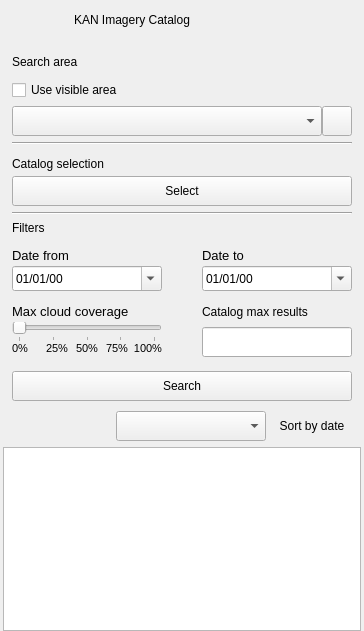
<?xml version='1.0' encoding='UTF-8'?>
<ui version="4.0">
 <class>KANImageryCatalogDock</class>
 <widget class="QDockWidget" name="KANImageryCatalogDock">
  <property name="geometry">
   <rect>
    <x>0</x>
    <y>0</y>
    <width>364</width>
    <height>631</height>
   </rect>
  </property>
  <property name="minimumSize">
   <size>
    <width>364</width>
    <height>631</height>
   </size>
  </property>
  <property name="maximumSize">
   <size>
    <width>500</width>
    <height>524287</height>
   </size>
  </property>
  <property name="windowTitle">
   <string>KAN Imagery Catalog</string>
  </property>
  <widget class="QWidget" name="dockWidgetContents">
   <layout class="QVBoxLayout" name="verticalLayout" stretch="0,1">
    <property name="spacing">
     <number>0</number>
    </property>
    <property name="leftMargin">
     <number>3</number>
    </property>
    <property name="topMargin">
     <number>0</number>
    </property>
    <property name="rightMargin">
     <number>3</number>
    </property>
    <property name="bottomMargin">
     <number>0</number>
    </property>
    <item>
     <widget class="QFrame" name="frame_header">
      <property name="minimumSize">
       <size>
        <width>0</width>
        <height>40</height>
       </size>
      </property>
      <property name="maximumSize">
       <size>
        <width>16777215</width>
        <height>40</height>
       </size>
      </property>
      <property name="frameShape">
       <enum>QFrame::NoFrame</enum>
      </property>
      <property name="frameShadow">
       <enum>QFrame::Raised</enum>
      </property>
      <layout class="QHBoxLayout" name="horizontalLayout_2">
       <item>
        <widget class="QLabel" name="lbl_logo">
         <property name="minimumSize">
          <size>
           <width>25</width>
           <height>25</height>
          </size>
         </property>
         <property name="maximumSize">
          <size>
           <width>25</width>
           <height>25</height>
          </size>
         </property>
         <property name="text">
          <string />
         </property>
        </widget>
       </item>
       <item>
        <widget class="QLabel" name="lbl_spinner">
         <property name="minimumSize">
          <size>
           <width>25</width>
           <height>25</height>
          </size>
         </property>
         <property name="maximumSize">
          <size>
           <width>25</width>
           <height>25</height>
          </size>
         </property>
         <property name="text">
          <string />
         </property>
        </widget>
       </item>
       <item>
        <widget class="QLabel" name="lbl_app_title">
         <property name="text">
          <string notr="true">KAN Imagery Catalog</string>
         </property>
        </widget>
       </item>
       <item>
        <widget class="QPushButton" name="btn_settings">
         <property name="minimumSize">
          <size>
           <width>25</width>
           <height>25</height>
          </size>
         </property>
         <property name="maximumSize">
          <size>
           <width>25</width>
           <height>25</height>
          </size>
         </property>
         <property name="text">
          <string />
         </property>
         <property name="icon">
          <iconset resource="resources.qrc">
           <normaloff>:/resources/icons/settings.svg</normaloff>:/resources/icons/settings.svg</iconset>
         </property>
         <property name="iconSize">
          <size>
           <width>20</width>
           <height>20</height>
          </size>
         </property>
         <property name="flat">
          <bool>true</bool>
         </property>
        </widget>
       </item>
      </layout>
     </widget>
    </item>
    <item>
     <widget class="QFrame" name="frame_catalog">
      <property name="frameShape">
       <enum>QFrame::NoFrame</enum>
      </property>
      <property name="frameShadow">
       <enum>QFrame::Raised</enum>
      </property>
      <layout class="QVBoxLayout" name="frame_catalog_layout" stretch="0,1">
       <property name="spacing">
        <number>0</number>
       </property>
       <property name="leftMargin">
        <number>0</number>
       </property>
       <property name="topMargin">
        <number>0</number>
       </property>
       <property name="rightMargin">
        <number>0</number>
       </property>
       <property name="bottomMargin">
        <number>0</number>
       </property>
       <item>
        <widget class="QFrame" name="frame_5">
         <property name="frameShape">
          <enum>QFrame::NoFrame</enum>
         </property>
         <property name="frameShadow">
          <enum>QFrame::Raised</enum>
         </property>
         <layout class="QVBoxLayout" name="verticalLayout_3">
          <property name="spacing">
           <number>0</number>
          </property>
          <property name="bottomMargin">
           <number>0</number>
          </property>
          <item>
           <widget class="QFrame" name="frame_header_search_area">
            <property name="frameShape">
             <enum>QFrame::NoFrame</enum>
            </property>
            <property name="frameShadow">
             <enum>QFrame::Raised</enum>
            </property>
            <layout class="QGridLayout" name="gridLayout_9">
             <property name="leftMargin">
              <number>0</number>
             </property>
             <property name="topMargin">
              <number>0</number>
             </property>
             <property name="rightMargin">
              <number>0</number>
             </property>
             <property name="bottomMargin">
              <number>0</number>
             </property>
             <property name="horizontalSpacing">
              <number>6</number>
             </property>
             <property name="verticalSpacing">
              <number>0</number>
             </property>
             <item row="0" column="0">
              <widget class="QLabel" name="lbl_search_area">
               <property name="text">
                <string>Search area</string>
               </property>
              </widget>
             </item>
             <item row="0" column="1">
              <widget class="QLabel" name="lbl_search_area_tooltip">
               <property name="minimumSize">
                <size>
                 <width>12</width>
                 <height>12</height>
                </size>
               </property>
               <property name="maximumSize">
                <size>
                 <width>12</width>
                 <height>12</height>
                </size>
               </property>
               <property name="text">
                <string />
               </property>
               <property name="pixmap">
                <pixmap resource="resources.qrc">:/resources/icons/help.svg</pixmap>
               </property>
               <property name="scaledContents">
                <bool>true</bool>
               </property>
              </widget>
             </item>
             <item row="0" column="2">
              <spacer name="horizontalSpacer_5">
               <property name="orientation">
                <enum>Qt::Horizontal</enum>
               </property>
               <property name="sizeHint" stdset="0">
                <size>
                 <width>40</width>
                 <height>20</height>
                </size>
               </property>
              </spacer>
             </item>
             <item row="0" column="3">
              <widget class="QPushButton" name="btn_show_hide_search_area">
               <property name="minimumSize">
                <size>
                 <width>25</width>
                 <height>25</height>
                </size>
               </property>
               <property name="maximumSize">
                <size>
                 <width>25</width>
                 <height>25</height>
                </size>
               </property>
               <property name="text">
                <string />
               </property>
               <property name="icon">
                <iconset resource="resources.qrc">
                 <normaloff>:/resources/icons/up.svg</normaloff>:/resources/icons/up.svg</iconset>
               </property>
               <property name="iconSize">
                <size>
                 <width>20</width>
                 <height>20</height>
                </size>
               </property>
               <property name="flat">
                <bool>true</bool>
               </property>
              </widget>
             </item>
             <item row="1" column="0" colspan="4">
              <widget class="QFrame" name="frame_search_area">
               <property name="frameShape">
                <enum>QFrame::NoFrame</enum>
               </property>
               <property name="frameShadow">
                <enum>QFrame::Raised</enum>
               </property>
               <layout class="QGridLayout" name="gridLayout">
                <property name="leftMargin">
                 <number>0</number>
                </property>
                <property name="topMargin">
                 <number>6</number>
                </property>
                <property name="rightMargin">
                 <number>0</number>
                </property>
                <property name="bottomMargin">
                 <number>6</number>
                </property>
                <property name="horizontalSpacing">
                 <number>0</number>
                </property>
                <property name="verticalSpacing">
                 <number>6</number>
                </property>
                <item row="2" column="0" colspan="2">
                 <widget class="Line" name="line">
                  <property name="orientation">
                   <enum>Qt::Horizontal</enum>
                  </property>
                 </widget>
                </item>
                <item row="0" column="0" colspan="2">
                 <widget class="QCheckBox" name="chk_search_by_dataframe">
                  <property name="text">
                   <string>Use visible area</string>
                  </property>
                 </widget>
                </item>
                <item row="1" column="0">
                 <widget class="QComboBox" name="cbo_layer">
                  <property name="minimumSize">
                   <size>
                    <width>0</width>
                    <height>30</height>
                   </size>
                  </property>
                  <property name="maximumSize">
                   <size>
                    <width>16777215</width>
                    <height>30</height>
                   </size>
                  </property>
                  <property name="currentText">
                   <string />
                  </property>
                 </widget>
                </item>
                <item row="1" column="1">
                 <widget class="QPushButton" name="btn_update_layers_list">
                  <property name="minimumSize">
                   <size>
                    <width>30</width>
                    <height>30</height>
                   </size>
                  </property>
                  <property name="maximumSize">
                   <size>
                    <width>30</width>
                    <height>30</height>
                   </size>
                  </property>
                  <property name="text">
                   <string />
                  </property>
                  <property name="icon">
                   <iconset resource="resources.qrc">
                    <normaloff>:/resources/icons/refresh.svg</normaloff>:/resources/icons/refresh.svg</iconset>
                  </property>
                 </widget>
                </item>
               </layout>
              </widget>
             </item>
            </layout>
           </widget>
          </item>
          <item>
           <widget class="QFrame" name="frame_header_catalogs">
            <property name="frameShape">
             <enum>QFrame::NoFrame</enum>
            </property>
            <property name="frameShadow">
             <enum>QFrame::Raised</enum>
            </property>
            <layout class="QGridLayout" name="gridLayout_8">
             <property name="leftMargin">
              <number>0</number>
             </property>
             <property name="topMargin">
              <number>0</number>
             </property>
             <property name="rightMargin">
              <number>0</number>
             </property>
             <property name="bottomMargin">
              <number>0</number>
             </property>
             <property name="horizontalSpacing">
              <number>6</number>
             </property>
             <property name="verticalSpacing">
              <number>0</number>
             </property>
             <item row="0" column="0">
              <widget class="QLabel" name="lbl_catalogs">
               <property name="text">
                <string>Catalog selection</string>
               </property>
              </widget>
             </item>
             <item row="0" column="1">
              <widget class="QLabel" name="lbl_catalogs_tooltip">
               <property name="minimumSize">
                <size>
                 <width>12</width>
                 <height>12</height>
                </size>
               </property>
               <property name="maximumSize">
                <size>
                 <width>12</width>
                 <height>12</height>
                </size>
               </property>
               <property name="text">
                <string />
               </property>
               <property name="pixmap">
                <pixmap resource="resources.qrc">:/resources/icons/help.svg</pixmap>
               </property>
               <property name="scaledContents">
                <bool>true</bool>
               </property>
              </widget>
             </item>
             <item row="0" column="2">
              <spacer name="horizontalSpacer_2">
               <property name="orientation">
                <enum>Qt::Horizontal</enum>
               </property>
               <property name="sizeHint" stdset="0">
                <size>
                 <width>40</width>
                 <height>20</height>
                </size>
               </property>
              </spacer>
             </item>
             <item row="0" column="3">
              <widget class="QPushButton" name="btn_show_hide_catalogs">
               <property name="minimumSize">
                <size>
                 <width>25</width>
                 <height>25</height>
                </size>
               </property>
               <property name="maximumSize">
                <size>
                 <width>25</width>
                 <height>25</height>
                </size>
               </property>
               <property name="text">
                <string />
               </property>
               <property name="icon">
                <iconset resource="resources.qrc">
                 <normaloff>:/resources/icons/up.svg</normaloff>:/resources/icons/up.svg</iconset>
               </property>
               <property name="iconSize">
                <size>
                 <width>20</width>
                 <height>20</height>
                </size>
               </property>
               <property name="flat">
                <bool>true</bool>
               </property>
              </widget>
             </item>
             <item row="1" column="0" colspan="4">
              <widget class="QFrame" name="frame_catalogs">
               <property name="frameShape">
                <enum>QFrame::NoFrame</enum>
               </property>
               <property name="frameShadow">
                <enum>QFrame::Raised</enum>
               </property>
               <layout class="QGridLayout" name="gridLayout_2">
                <property name="leftMargin">
                 <number>0</number>
                </property>
                <property name="topMargin">
                 <number>0</number>
                </property>
                <property name="rightMargin">
                 <number>0</number>
                </property>
                <property name="bottomMargin">
                 <number>0</number>
                </property>
                <property name="horizontalSpacing">
                 <number>0</number>
                </property>
                <property name="verticalSpacing">
                 <number>6</number>
                </property>
                <item row="1" column="0" colspan="3">
                 <widget class="Line" name="line_2">
                  <property name="orientation">
                   <enum>Qt::Horizontal</enum>
                  </property>
                 </widget>
                </item>
                <item row="0" column="0" colspan="3">
                 <widget class="QPushButton" name="btn_select_catalogs">
                  <property name="minimumSize">
                   <size>
                    <width>0</width>
                    <height>30</height>
                   </size>
                  </property>
                  <property name="maximumSize">
                   <size>
                    <width>16777215</width>
                    <height>30</height>
                   </size>
                  </property>
                  <property name="text">
                   <string>Select</string>
                  </property>
                 </widget>
                </item>
               </layout>
              </widget>
             </item>
            </layout>
           </widget>
          </item>
          <item>
           <widget class="QFrame" name="frame_header_filters">
            <property name="minimumSize">
             <size>
              <width>0</width>
              <height>0</height>
             </size>
            </property>
            <property name="frameShape">
             <enum>QFrame::NoFrame</enum>
            </property>
            <property name="frameShadow">
             <enum>QFrame::Raised</enum>
            </property>
            <layout class="QGridLayout" name="gridLayout_7" columnstretch="0,0,0,0">
             <property name="leftMargin">
              <number>0</number>
             </property>
             <property name="topMargin">
              <number>0</number>
             </property>
             <property name="rightMargin">
              <number>0</number>
             </property>
             <property name="bottomMargin">
              <number>0</number>
             </property>
             <property name="horizontalSpacing">
              <number>6</number>
             </property>
             <property name="verticalSpacing">
              <number>0</number>
             </property>
             <item row="1" column="0">
              <widget class="QLabel" name="lbl_filters">
               <property name="text">
                <string>Filters</string>
               </property>
              </widget>
             </item>
             <item row="2" column="0" colspan="4">
              <widget class="QFrame" name="frame_filters">
               <property name="minimumSize">
                <size>
                 <width>0</width>
                 <height>0</height>
                </size>
               </property>
               <property name="frameShape">
                <enum>QFrame::NoFrame</enum>
               </property>
               <property name="frameShadow">
                <enum>QFrame::Raised</enum>
               </property>
               <layout class="QGridLayout" name="gridLayout_5" columnstretch="1,0,1">
                <property name="leftMargin">
                 <number>0</number>
                </property>
                <property name="topMargin">
                 <number>3</number>
                </property>
                <property name="rightMargin">
                 <number>0</number>
                </property>
                <property name="bottomMargin">
                 <number>3</number>
                </property>
                <property name="horizontalSpacing">
                 <number>6</number>
                </property>
                <property name="verticalSpacing">
                 <number>3</number>
                </property>
                <item row="1" column="0">
                 <widget class="QDateEdit" name="dt_date_from">
                  <property name="minimumSize">
                   <size>
                    <width>100</width>
                    <height>25</height>
                   </size>
                  </property>
                  <property name="maximumSize">
                   <size>
                    <width>150</width>
                    <height>25</height>
                   </size>
                  </property>
                  <property name="displayFormat">
                   <string notr="true">dd/MM/yy</string>
                  </property>
                  <property name="calendarPopup">
                   <bool>true</bool>
                  </property>
                 </widget>
                </item>
                <item row="1" column="2">
                 <widget class="QDateEdit" name="dt_date_to">
                  <property name="minimumSize">
                   <size>
                    <width>100</width>
                    <height>25</height>
                   </size>
                  </property>
                  <property name="maximumSize">
                   <size>
                    <width>150</width>
                    <height>25</height>
                   </size>
                  </property>
                  <property name="displayFormat">
                   <string notr="true">dd/MM/yy</string>
                  </property>
                  <property name="calendarPopup">
                   <bool>true</bool>
                  </property>
                 </widget>
                </item>
                <item row="0" column="0">
                 <widget class="QLabel" name="lbl_date_from">
                  <property name="minimumSize">
                   <size>
                    <width>0</width>
                    <height>20</height>
                   </size>
                  </property>
                  <property name="maximumSize">
                   <size>
                    <width>16777215</width>
                    <height>20</height>
                   </size>
                  </property>
                  <property name="sizeIncrement">
                   <size>
                    <width>0</width>
                    <height>0</height>
                   </size>
                  </property>
                  <property name="font">
                   <font>
                    <pointsize>10</pointsize>
                   </font>
                  </property>
                  <property name="text">
                   <string>Date from</string>
                  </property>
                  <property name="alignment">
                   <set>Qt::AlignBottom|Qt::AlignLeading|Qt::AlignLeft</set>
                  </property>
                  <property name="buddy">
                   <cstring>dt_date_from</cstring>
                  </property>
                 </widget>
                </item>
                <item row="0" column="2">
                 <widget class="QLabel" name="lbl_date_to">
                  <property name="minimumSize">
                   <size>
                    <width>0</width>
                    <height>20</height>
                   </size>
                  </property>
                  <property name="maximumSize">
                   <size>
                    <width>16777215</width>
                    <height>20</height>
                   </size>
                  </property>
                  <property name="sizeIncrement">
                   <size>
                    <width>0</width>
                    <height>0</height>
                   </size>
                  </property>
                  <property name="font">
                   <font>
                    <pointsize>10</pointsize>
                   </font>
                  </property>
                  <property name="text">
                   <string>Date to</string>
                  </property>
                  <property name="alignment">
                   <set>Qt::AlignBottom|Qt::AlignLeading|Qt::AlignLeft</set>
                  </property>
                  <property name="buddy">
                   <cstring>dt_date_to</cstring>
                  </property>
                 </widget>
                </item>
                <item row="4" column="0" colspan="3">
                 <widget class="QFrame" name="frame">
                  <property name="minimumSize">
                   <size>
                    <width>0</width>
                    <height>0</height>
                   </size>
                  </property>
                  <property name="frameShape">
                   <enum>QFrame::NoFrame</enum>
                  </property>
                  <property name="frameShadow">
                   <enum>QFrame::Raised</enum>
                  </property>
                  <layout class="QHBoxLayout" name="horizontalLayout_3" stretch="1,0,1">
                   <property name="spacing">
                    <number>0</number>
                   </property>
                   <property name="leftMargin">
                    <number>0</number>
                   </property>
                   <property name="topMargin">
                    <number>0</number>
                   </property>
                   <property name="rightMargin">
                    <number>0</number>
                   </property>
                   <property name="bottomMargin">
                    <number>0</number>
                   </property>
                   <item>
                    <widget class="QFrame" name="frame_cloud_coverage">
                     <property name="minimumSize">
                      <size>
                       <width>120</width>
                       <height>40</height>
                      </size>
                     </property>
                     <property name="maximumSize">
                      <size>
                       <width>150</width>
                       <height>40</height>
                      </size>
                     </property>
                     <property name="frameShape">
                      <enum>QFrame::NoFrame</enum>
                     </property>
                     <property name="frameShadow">
                      <enum>QFrame::Raised</enum>
                     </property>
                     <layout class="QGridLayout" name="gridLayout_3">
                      <property name="leftMargin">
                       <number>0</number>
                      </property>
                      <property name="topMargin">
                       <number>0</number>
                      </property>
                      <property name="rightMargin">
                       <number>0</number>
                      </property>
                      <property name="bottomMargin">
                       <number>0</number>
                      </property>
                      <property name="spacing">
                       <number>0</number>
                      </property>
                      <item row="2" column="0">
                       <spacer name="verticalSpacer_2">
                        <property name="orientation">
                         <enum>Qt::Vertical</enum>
                        </property>
                        <property name="sizeHint" stdset="0">
                         <size>
                          <width>20</width>
                          <height>40</height>
                         </size>
                        </property>
                       </spacer>
                      </item>
                      <item row="1" column="0">
                       <widget class="QFrame" name="frame_percentage">
                        <property name="maximumSize">
                         <size>
                          <width>16777215</width>
                          <height>20</height>
                         </size>
                        </property>
                        <property name="font">
                         <font>
                          <pointsize>8</pointsize>
                         </font>
                        </property>
                        <property name="frameShape">
                         <enum>QFrame::NoFrame</enum>
                        </property>
                        <property name="frameShadow">
                         <enum>QFrame::Raised</enum>
                        </property>
                        <layout class="QHBoxLayout" name="horizontalLayout_4">
                         <property name="spacing">
                          <number>0</number>
                         </property>
                         <property name="leftMargin">
                          <number>0</number>
                         </property>
                         <property name="topMargin">
                          <number>0</number>
                         </property>
                         <property name="rightMargin">
                          <number>0</number>
                         </property>
                         <property name="bottomMargin">
                          <number>0</number>
                         </property>
                         <item>
                          <widget class="QLabel" name="lbl_0_percent">
                           <property name="text">
                            <string notr="true">0%</string>
                           </property>
                           <property name="alignment">
                            <set>Qt::AlignLeading|Qt::AlignLeft|Qt::AlignVCenter</set>
                           </property>
                          </widget>
                         </item>
                         <item>
                          <widget class="QLabel" name="lbl_25_percent">
                           <property name="text">
                            <string notr="true">25%</string>
                           </property>
                           <property name="alignment">
                            <set>Qt::AlignCenter</set>
                           </property>
                          </widget>
                         </item>
                         <item>
                          <widget class="QLabel" name="lbl_50_percent">
                           <property name="text">
                            <string notr="true">50%</string>
                           </property>
                           <property name="alignment">
                            <set>Qt::AlignCenter</set>
                           </property>
                          </widget>
                         </item>
                         <item>
                          <widget class="QLabel" name="lbl_75_percent">
                           <property name="text">
                            <string notr="true">75%</string>
                           </property>
                           <property name="alignment">
                            <set>Qt::AlignCenter</set>
                           </property>
                          </widget>
                         </item>
                         <item>
                          <widget class="QLabel" name="lbl_100_percent">
                           <property name="text">
                            <string notr="true">100%</string>
                           </property>
                           <property name="alignment">
                            <set>Qt::AlignRight|Qt::AlignTrailing|Qt::AlignVCenter</set>
                           </property>
                          </widget>
                         </item>
                        </layout>
                       </widget>
                      </item>
                      <item row="0" column="0">
                       <widget class="QFrame" name="frame_slider">
                        <property name="minimumSize">
                         <size>
                          <width>0</width>
                          <height>0</height>
                         </size>
                        </property>
                        <property name="maximumSize">
                         <size>
                          <width>16777215</width>
                          <height>16777215</height>
                         </size>
                        </property>
                        <property name="frameShape">
                         <enum>QFrame::NoFrame</enum>
                        </property>
                        <property name="frameShadow">
                         <enum>QFrame::Raised</enum>
                        </property>
                        <layout class="QHBoxLayout" name="horizontalLayout">
                         <property name="spacing">
                          <number>0</number>
                         </property>
                         <property name="leftMargin">
                          <number>0</number>
                         </property>
                         <property name="topMargin">
                          <number>0</number>
                         </property>
                         <property name="rightMargin">
                          <number>0</number>
                         </property>
                         <property name="bottomMargin">
                          <number>0</number>
                         </property>
                         <item>
                          <widget class="QSlider" name="slider_cloud_coverage">
                           <property name="minimumSize">
                            <size>
                             <width>0</width>
                             <height>0</height>
                            </size>
                           </property>
                           <property name="maximumSize">
                            <size>
                             <width>16777215</width>
                             <height>25</height>
                            </size>
                           </property>
                           <property name="maximum">
                            <number>100</number>
                           </property>
                           <property name="singleStep">
                            <number>25</number>
                           </property>
                           <property name="pageStep">
                            <number>25</number>
                           </property>
                           <property name="orientation">
                            <enum>Qt::Horizontal</enum>
                           </property>
                           <property name="invertedAppearance">
                            <bool>false</bool>
                           </property>
                           <property name="invertedControls">
                            <bool>false</bool>
                           </property>
                           <property name="tickPosition">
                            <enum>QSlider::TicksBelow</enum>
                           </property>
                          </widget>
                         </item>
                        </layout>
                       </widget>
                      </item>
                     </layout>
                    </widget>
                   </item>
                   <item>
                    <spacer name="horizontalSpacer_4">
                     <property name="orientation">
                      <enum>Qt::Horizontal</enum>
                     </property>
                     <property name="sizeHint" stdset="0">
                      <size>
                       <width>10</width>
                       <height>20</height>
                      </size>
                     </property>
                    </spacer>
                   </item>
                   <item>
                    <widget class="QLineEdit" name="txt_max_catalog_results">
                     <property name="minimumSize">
                      <size>
                       <width>150</width>
                       <height>30</height>
                      </size>
                     </property>
                     <property name="maximumSize">
                      <size>
                       <width>150</width>
                       <height>30</height>
                      </size>
                     </property>
                     <property name="maxLength">
                      <number>3</number>
                     </property>
                    </widget>
                   </item>
                  </layout>
                 </widget>
                </item>
                <item row="2" column="0" colspan="2">
                 <widget class="QLabel" name="lbl_cloud_coverage">
                  <property name="minimumSize">
                   <size>
                    <width>0</width>
                    <height>25</height>
                   </size>
                  </property>
                  <property name="maximumSize">
                   <size>
                    <width>16777215</width>
                    <height>25</height>
                   </size>
                  </property>
                  <property name="sizeIncrement">
                   <size>
                    <width>0</width>
                    <height>0</height>
                   </size>
                  </property>
                  <property name="font">
                   <font>
                    <pointsize>10</pointsize>
                    <weight>50</weight>
                    <bold>false</bold>
                   </font>
                  </property>
                  <property name="text">
                   <string>Max cloud coverage</string>
                  </property>
                  <property name="alignment">
                   <set>Qt::AlignBottom|Qt::AlignLeading|Qt::AlignLeft</set>
                  </property>
                  <property name="buddy">
                   <cstring>slider_cloud_coverage</cstring>
                  </property>
                 </widget>
                </item>
                <item row="2" column="2">
                 <widget class="QLabel" name="label">
                  <property name="text">
                   <string>Catalog max results</string>
                  </property>
                  <property name="alignment">
                   <set>Qt::AlignBottom|Qt::AlignLeading|Qt::AlignLeft</set>
                  </property>
                 </widget>
                </item>
               </layout>
              </widget>
             </item>
             <item row="1" column="3">
              <widget class="QPushButton" name="btn_show_hide_filters">
               <property name="minimumSize">
                <size>
                 <width>25</width>
                 <height>25</height>
                </size>
               </property>
               <property name="maximumSize">
                <size>
                 <width>25</width>
                 <height>25</height>
                </size>
               </property>
               <property name="text">
                <string />
               </property>
               <property name="icon">
                <iconset resource="resources.qrc">
                 <normaloff>:/resources/icons/up.svg</normaloff>:/resources/icons/up.svg</iconset>
               </property>
               <property name="iconSize">
                <size>
                 <width>20</width>
                 <height>20</height>
                </size>
               </property>
               <property name="flat">
                <bool>true</bool>
               </property>
              </widget>
             </item>
             <item row="1" column="1">
              <widget class="QLabel" name="lbl_filters_tooltip">
               <property name="minimumSize">
                <size>
                 <width>12</width>
                 <height>12</height>
                </size>
               </property>
               <property name="maximumSize">
                <size>
                 <width>12</width>
                 <height>12</height>
                </size>
               </property>
               <property name="text">
                <string />
               </property>
               <property name="pixmap">
                <pixmap resource="resources.qrc">:/resources/icons/help.svg</pixmap>
               </property>
               <property name="scaledContents">
                <bool>true</bool>
               </property>
              </widget>
             </item>
             <item row="1" column="2">
              <spacer name="horizontalSpacer">
               <property name="orientation">
                <enum>Qt::Horizontal</enum>
               </property>
               <property name="sizeHint" stdset="0">
                <size>
                 <width>40</width>
                 <height>20</height>
                </size>
               </property>
              </spacer>
             </item>
            </layout>
           </widget>
          </item>
          <item>
           <widget class="QFrame" name="frame_search">
            <property name="frameShape">
             <enum>QFrame::NoFrame</enum>
            </property>
            <property name="frameShadow">
             <enum>QFrame::Raised</enum>
            </property>
            <layout class="QGridLayout" name="gridLayout_4">
             <property name="leftMargin">
              <number>0</number>
             </property>
             <property name="topMargin">
              <number>6</number>
             </property>
             <property name="rightMargin">
              <number>0</number>
             </property>
             <property name="bottomMargin">
              <number>6</number>
             </property>
             <property name="verticalSpacing">
              <number>10</number>
             </property>
             <item row="2" column="0">
              <spacer name="horizontalSpacer_3">
               <property name="orientation">
                <enum>Qt::Horizontal</enum>
               </property>
               <property name="sizeHint" stdset="0">
                <size>
                 <width>40</width>
                 <height>20</height>
                </size>
               </property>
              </spacer>
             </item>
             <item row="1" column="0" colspan="3">
              <widget class="QPushButton" name="btn_get_data">
               <property name="minimumSize">
                <size>
                 <width>0</width>
                 <height>30</height>
                </size>
               </property>
               <property name="maximumSize">
                <size>
                 <width>16777215</width>
                 <height>30</height>
                </size>
               </property>
               <property name="whatsThis">
                <string />
               </property>
               <property name="text">
                <string>Search</string>
               </property>
              </widget>
             </item>
             <item row="2" column="2">
              <widget class="QPushButton" name="btn_sort_results">
               <property name="layoutDirection">
                <enum>Qt::RightToLeft</enum>
               </property>
               <property name="text">
                <string>Sort by date</string>
               </property>
               <property name="icon">
                <iconset resource="resources.qrc">
                 <normaloff>:/resources/icons/sort-ascending.svg</normaloff>:/resources/icons/sort-ascending.svg</iconset>
               </property>
               <property name="flat">
                <bool>true</bool>
               </property>
              </widget>
             </item>
             <item row="2" column="1">
              <widget class="QComboBox" name="cbo_sort_by">
               <property name="minimumSize">
                <size>
                 <width>150</width>
                 <height>30</height>
                </size>
               </property>
               <property name="maximumSize">
                <size>
                 <width>150</width>
                 <height>30</height>
                </size>
               </property>
               <property name="frame">
                <bool>true</bool>
               </property>
              </widget>
             </item>
            </layout>
           </widget>
          </item>
         </layout>
        </widget>
       </item>
       <item>
        <widget class="QListWidget" name="lst_data">
         <property name="sortingEnabled">
          <bool>true</bool>
         </property>
        </widget>
       </item>
      </layout>
     </widget>
    </item>
   </layout>
  </widget>
 </widget>
 <tabstops>
  <tabstop>lst_data</tabstop>
  <tabstop>btn_settings</tabstop>
 </tabstops>
 <connections />
</ui>
